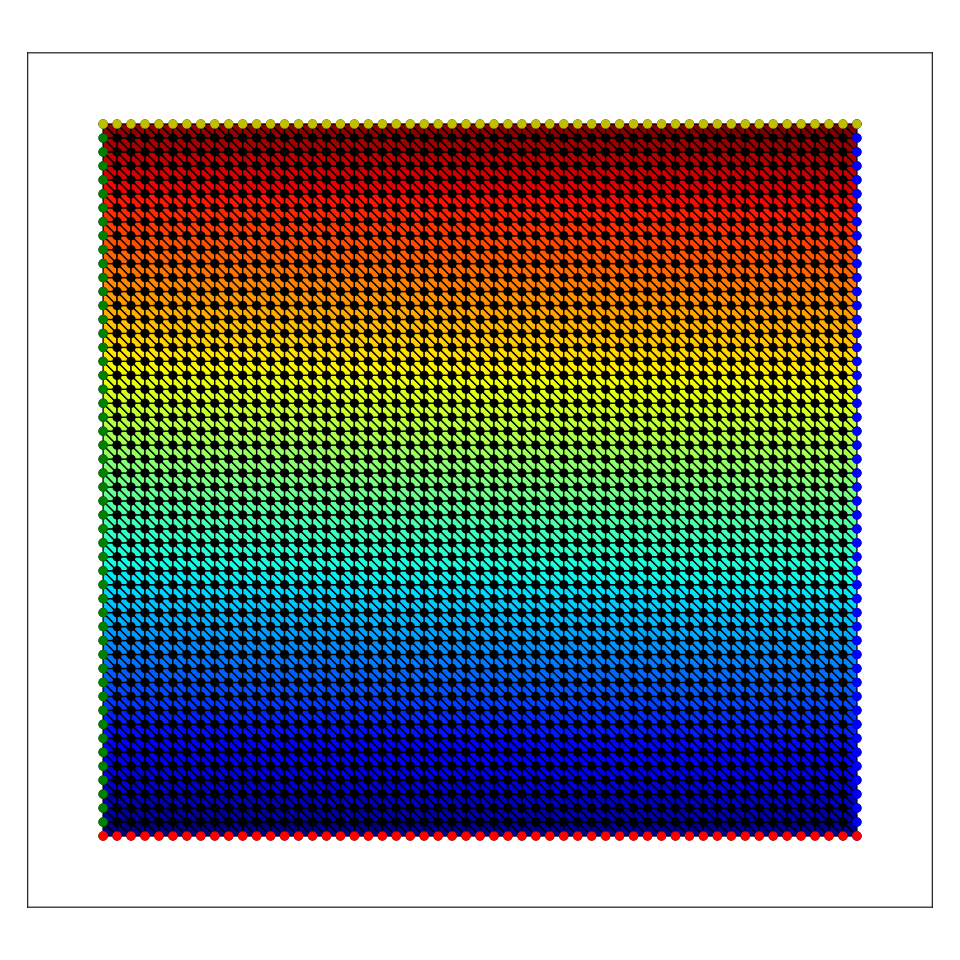

This chart was generated by the following Python code:
import GooseFEM as gf
import GooseMPL as gplt
import matplotlib.pyplot as plt
import numpy as np

plt.style.use(["goose"])

# --------------------------------------------------------------------------------------------------

mesh = gf.Mesh.Tri3.Regular(5, 6)
coor = mesh.coor
conn = mesh.conn

cindex = np.arange(mesh.nelem())

Left = mesh.nodesLeftEdge
Right = mesh.nodesRightEdge
Bottom = mesh.nodesBottomEdge
Top = mesh.nodesTopEdge

# --------------------------------------------------------------------------------------------------

fig, ax = plt.subplots(figsize=(10, 10))

im = gplt.patch(coor=coor, conn=conn, cindex=cindex, cmap="jet")

ax.plot(coor[:, 0], coor[:, 1], marker="o", linestyle="none")

ax.plot(coor[Left, 0], coor[Left, 1], marker="o", linestyle="none", color="g")
ax.plot(coor[Right, 0], coor[Right, 1], marker="o", linestyle="none", color="b")
ax.plot(coor[Bottom, 0], coor[Bottom, 1], marker="o", linestyle="none", color="r")
ax.plot(coor[Top, 0], coor[Top, 1], marker="o", linestyle="none", color="y")

ax.set_aspect("equal")
ax.get_xaxis().set_visible(False)
ax.get_yaxis().set_visible(False)

plt.savefig("example.svg")
plt.close()
